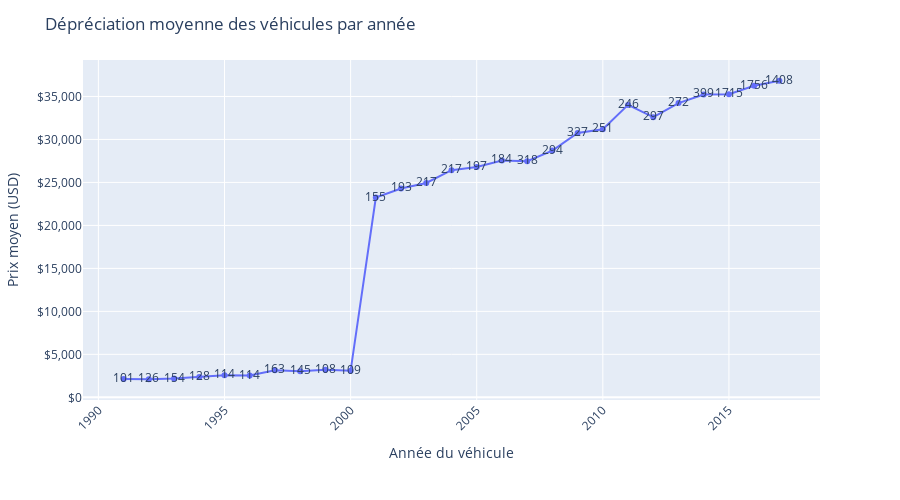

The notebook cell saved with this chart:
### Markdown cell above
### Analyse du graphique – Popularité moyenne selon la diversité des segments couverts

Ce graphique en boîte illustre la relation entre la diversité des segments couverts par une marque (axe X) et sa popularité moyenne (axe Y).  
Chaque boîte représente la distribution de la popularité des marques ayant un même nombre de segments distincts dans leur catalogue.


#### Points clés à retenir

- Les marques avec une faible diversité (1 à 3 segments) ont généralement une popularité faible à modérée, avec peu d’écart entre elles.
- À partir de 6 segments, on observe une montée en popularité moyenne, mais surtout une variabilité plus importante.
- Les marques couvrant 8 à 9 segments présentent les niveaux de popularité les plus élevés, ainsi qu’une dispersion marquée, suggérant des positions très différenciées sur le marché.


#### Interprétation

- Une diversité élevée en segments semble être un facteur associé à une plus grande visibilité ou attractivité des marques.
- Cela pourrait refléter leur capacité à répondre à une demande plus large, ce qui les rend plus populaires sur le marché.
- Toutefois, la grande dispersion sur certains niveaux de diversité indique que la popularité ne dépend pas uniquement de la variété, mais aussi d’autres leviers comme l’image de marque, la stratégie marketing ou les prix.


#### Conclusion globale de l’analyse

Au cours de cette analyse, nous avons étudié :
- Quelles marques proposent le plus de modèles (ex. **Chevrolet**, **Ford**, **Lexus**)
- Comment ces modèles sont répartis entre les segments (ex. **BMW**, **Mercedes-Benz**, **Lexus** très concentrées sur le luxe, **Ford** et **Chevrolet** plus généralistes)
- Et comment la diversité de l’offre influence la popularité

Ces résultats montrent que les marques les plus diversifiées sont généralement mieux positionnées pour toucher une audience large, et gagnent en popularité.  
Cependant, certaines marques plus spécialisées, comme **Lexus** ou **Mercedes-Benz**, conservent une forte notoriété grâce à leur positionnement haut de gamme.

Cela confirme l’intérêt d’intégrer la diversité de l’offre comme critère dans notre moteur de recommandation AutoPredict, afin de mieux cibler les profils utilisateurs et proposer des véhicules réellement adaptés à leurs attentes.

### Code cell
# Analyse de la dépréciation moyenne par année

# On garde uniquement les voitures dont l'année et le prix sont valides
df_year_price = df[['year', 'price']].dropna()
df_year_price = df_year_price[df_year_price['year'] > 1990]
df_year_price = df_year_price[df_year_price['price'] > 1000]

# Calcul du prix moyen par année
avg_price_by_year = df_year_price.groupby('year')['price'].agg(['mean', 'count']).reset_index()

# Tracé du graphique
fig = px.line(
    avg_price_by_year,
    x='year',
    y='mean',
    markers=True,
    text=avg_price_by_year['count'],
    labels={'year': 'Année du véhicule', 'mean': 'Prix moyen (USD)'},
    title='Dépréciation moyenne des véhicules par année'
)

fig.update_traces(
    hovertemplate='Année: %{x}<br>Prix moyen: $%{y:.2f}<br>Nb véhicules: %{text}<extra></extra>',
    marker=dict(size=6)
)

fig.update_layout(
    yaxis_tickprefix='$',
    yaxis_tickformat=',.0f',
    xaxis_tickangle=-45,
    height=500,
    margin=dict(t=60, b=100),
    hovermode="closest"
)

fig.show()

### Figure 1 — Plotly figure (JSON) as saved in the notebook; plotly's stock layout.template omitted (floating-point values rounded to 4 significant figures)
{"data": [{"hovertemplate": "Année: %{x}<br>Prix moyen: $%{y:.2f}<br>Nb véhicules: %{text}<extra></extra>", "legendgroup": "", "line": {"color": "#636efa", "dash": "solid"}, "marker": {"size": 6, "symbol": "circle"}, "mode": "lines+markers+text", "name": "", "orientation": "v", "showlegend": false, "text": [101.0, 126.0, 154.0, 128.0, 114.0, 114.0, 163.0, 145.0, 108.0, 109.0, 155.0, 193.0, 217.0, 217.0, 197.0, 184.0, 318.0, 294.0, 327.0, 251.0, 246.0, 297.0, 272.0, 399.0, 1715.0, 1756.0, 1408.0], "type": "scatter", "x": [1991, 1992, 1993, 1994, 1995, 1996, 1997, 1998, 1999, 2000, 2001, 2002, 2003, 2004, 2005, 2006, 2007, 2008, 2009, 2010, 2011, 2012, 2013, 2014, 2015, 2016, 2017], "xaxis": "x", "y": [2121.0, 2102.0, 2186.0, 2349.0, 2568.0, 2528.0, 3152.0, 3036.0, 3213.0, 3086.0, 23240.0, 24300.0, 24940.0, 26430.0, 26790.0, 27550.0, 27470.0, 28700.0, 30750.0, 31190.0, 34020.0, 32590.0, 34230.0, 35230.0, 35270.0, 36250.0, 36830.0], "yaxis": "y"}], "layout": {"height": 500, "hovermode": "closest", "legend": {"tracegroupgap": 0}, "margin": {"b": 100, "t": 60}, "title": {"text": "Dépréciation moyenne des véhicules par année"}, "xaxis": {"anchor": "y", "domain": [0, 1], "tickangle": -45, "title": {"text": "Année du véhicule"}}, "yaxis": {"anchor": "x", "domain": [0, 1], "tickformat": ",.0f", "tickprefix": "$", "title": {"text": "Prix moyen (USD)"}}}}
